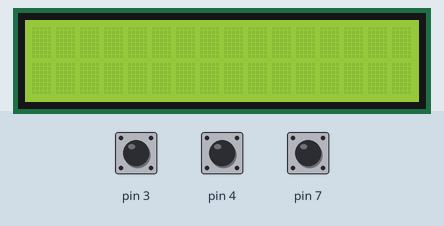
Simulated run of this sketch. Board: Arduino Uno, built with avr-gcc and run on an emulated ATmega328P. On the bench: 16×2 character LCD. The inputs (shaded band) are chosen by the test bench; at power-on: pin 3 HIGH, pin 4 HIGH, pin 7 HIGH. What the sketch prints to the serial monitor is not drawn.

Above: at 1.2 s.
1.3 s: pin 3 pulled LOW for 0.15 s
At 2.4 s:
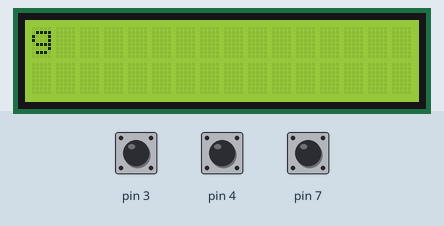
3.2 s: pin 4 pulled LOW for 0.15 s
At 4.8 s:
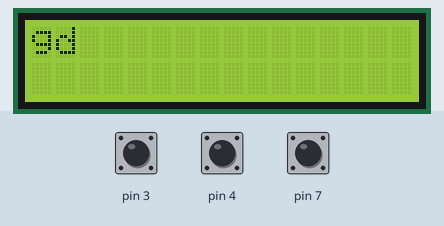
5.1 s: pin 7 pulled LOW for 0.15 s
At 6.4 s:
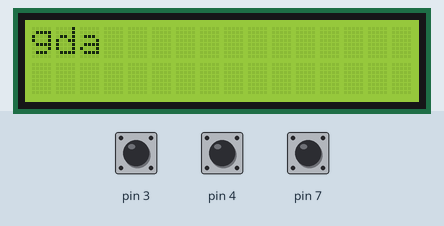
7.0 s: pin 7 pulled LOW for 1 s
At 8.6 s:
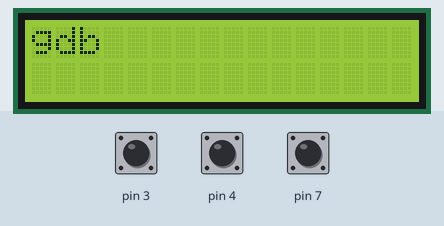
9.7 s: pin 3 pulled LOW for 1 s
At 11.7 s:
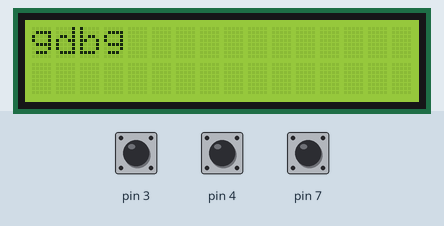
Timing chart, 0 to 11.1 s (numbered marks = the images above; inputs shaded):
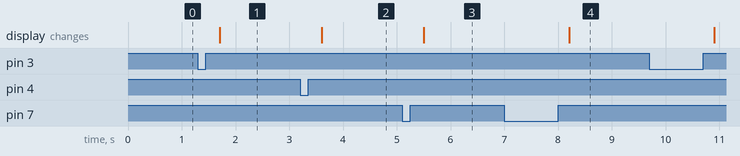

Measured:
- after the input at 1.3 s, the display: changes after 0.40 s (image 1)
- after the input at 3.2 s, the display: changes after 0.40 s (image 2)
- after the input at 5.1 s, the display: changes after 0.40 s (image 3)
- after the input at 7.0 s, the display: changes after 1.2 s (image 4)

The sketch:

sketch_jun11b_keypad.ino
```cpp
#include<LiquidCrystal.h>
LiquidCrystal lcd(8, 9, 10, 11, 12, 13);
void setup() {
  // put your setup code here, to run once:
  pinMode(7, INPUT_PULLUP);
  pinMode(4, INPUT_PULLUP);
  pinMode(3, INPUT_PULLUP);
  Serial.begin(9600);
  lcd.begin(16, 2);
  lcd.setCursor(0, 0);
}
int c = 0, t = 0, f = 0, a = 0, i = 0, k = 0, g = 1, d = 0, e = 0;
void loop() {
  lcd.setCursor(i, 0);
  // put your main code here, to run repeatedly:
  if (digitalRead(7) == 0)
  {
    f = 1;
  }
  if (f == 1)
  {
    if (digitalRead(7) == 0) {
      while (digitalRead(7) == 0)
      {
        a++;
        //Serial.println(a);
        delay(100);
      }
      if (a >= 25)
      {
        c = 4;
      }
      else
      {
        c++;
      }
      delay(200);
      //Serial.println(c);
    }
    if (c == 1)
    {

      Serial.println("a");
      lcd.print("a");
      //Serial.println(c);
    }
    else if (c == 2)
    {

      Serial.println("b");
      lcd.print("b");
      //Serial.println(c);
    }
    else if (c == 3)
    {
      Serial.println("c");
      lcd.print("c");
      //Serial.println(c);
    }
    else if (c == 4)
    {
      Serial.println("2");
      lcd.print("2");
      //Serial.println(c);
    }
    k = 1;

  }
  if (digitalRead(4) == 0)
  {
    f = 2;
  }
  if (f == 2)
  {
    if (digitalRead(4) == 0) {
      while (digitalRead(4) == 0)
      {
        a++;
        //Serial.println(a);
        delay(100);
      }
      if (a >= 25)
      {
        d = 4;
      }
      else
      {
        d++;
      }
      delay(200);
      //Serial.println(c);
    }
    if (d == 1)
    {
      Serial.println("d");
      lcd.print("d");
      //Serial.println(c);
    }
    else if (d == 2)
    {
      Serial.println("e");
      lcd.print("e");
      //Serial.println(c);
    }
    else if (d == 3)
    {
      Serial.println("f");
      lcd.print("f");
      //Serial.println(c);
    }
    else if (d == 4)
    {
      Serial.println("3");
      lcd.print("3");
      //Serial.println(c);
    }
    k = 1;

  }
  if (digitalRead(3) == 0)
  {
    f = 3;
  }
  if (f == 3)
  {
    if (digitalRead(3) == 0) {
      while (digitalRead(3) == 0)
      {
        a++;
        //Serial.println(a);
        delay(100);
      }
      if (a >= 25)
      {
        e = 4;
      }
      else
      {
        e++;
      }
      delay(200);
      //Serial.println(c);
    }
    if (e == 1)
    {

      Serial.println("g");
      lcd.print("g");
      //Serial.println(c);
    }
    else if (e == 2)
    {

      Serial.println("h");
      lcd.print("h");
      //Serial.println(c);
    }
    else if (e == 3)
    {
      Serial.println("i");
      lcd.print("i");
      //Serial.println(c);
    }
    else if (e == 4)
    {
      Serial.println("4");
      lcd.print("4");
      //Serial.println(c);
    }
    k = 1;
  }
  t++;
  //Serial.println(t);
  if (t >= 500)
  {
    f = 0;
    t = 0;
    c = 0;
    d = 0;
    e = 0;
    a = 0;
    if (k == 1)
    {
      i++;
      k = 0;
    }
  }
  Serial.println(k);
}
```
